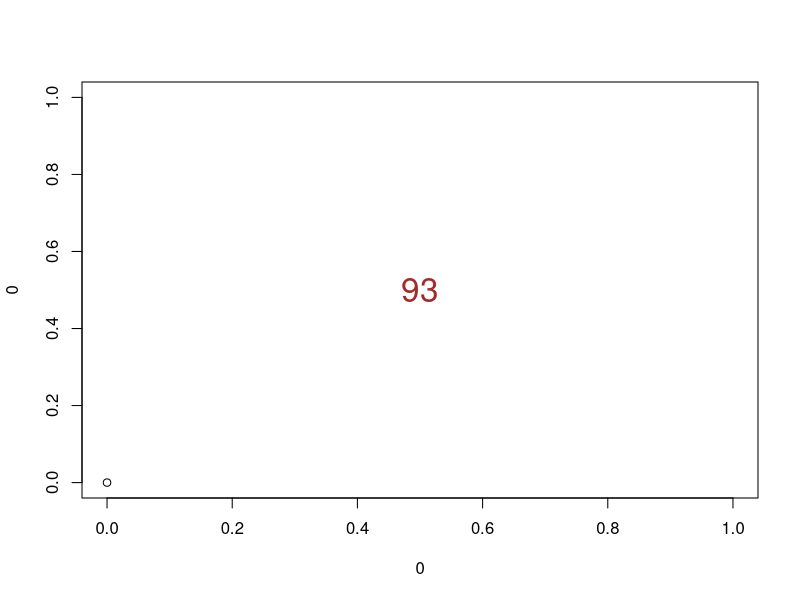

The R script that drew this image:
# Produces a simple plot with a value at 0,0
plot(0, 0, xlim = c(0, 1), ylim = c(0, 1))

# Add a random number between 0 and 100 at the center of the plot with random color
text(
  0.5,
  0.5,
  labels = round(runif(1, 0, 100)),
  cex = 2,
  col = sample(
    c("red", "blue", "green", "orange", "purple", "pink", "brown", "cyan"),
    1
  )
)

# Check if the number displayed in the plot is properly identified by the LLM,
# both the number itself and its color.
